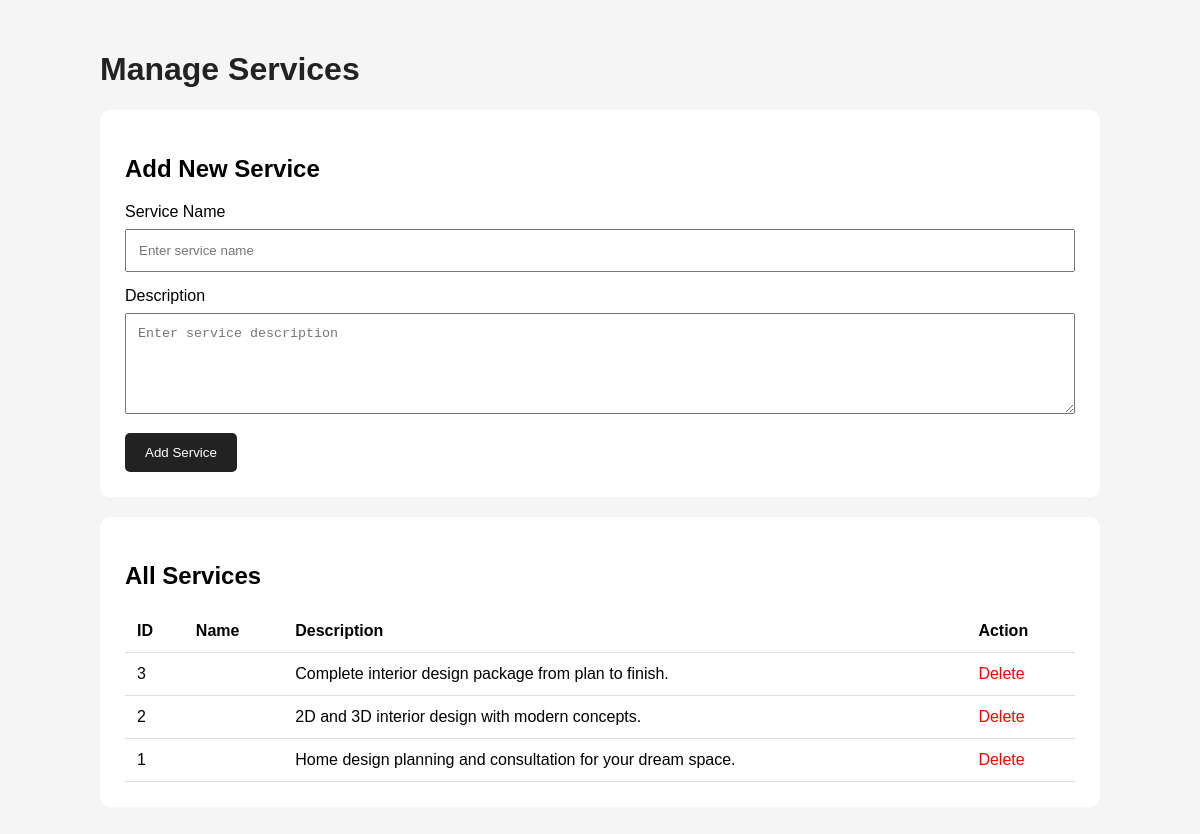
Screenshot of /admin/services.php (signed in) with the database file from the repository.
### tables this page shows
CREATE TABLE services (
    id INT AUTO_INCREMENT PRIMARY KEY,
    title VARCHAR(150),
    description TEXT,
    image VARCHAR(255),
    created_at TIMESTAMP DEFAULT CURRENT_TIMESTAMP
);

### config/db.php (called while the page is built, shortened)
<?php
function e($v){return htmlspecialchars((string)$v,ENT_QUOTES,'UTF-8');}
?>

### admin/services.php (the view, shortened to what this page needs)
<?php
require_once '../config/db.php';
$stmt = $pdo->query("SELECT * FROM services ORDER BY id DESC");
$services = $stmt->fetchAll();
?>
<!DOCTYPE html>
<html>
<head>
</head>
<body>
<div class="container">
    <h1>Manage Services</h1>
    <div class="form-box">
        <h2>Add New Service</h2>
        <form method="POST">
            <label>Service Name</label>
            <input
                type="text"
                name="name"
                placeholder="Enter service name"
                required
            >
            <label>Description</label>
            <textarea
                name="description"
                rows="5"
                placeholder="Enter service description"
            ></textarea>
            <button type="submit">
                Add Service
            </button>
        </form>
    </div>
    <div class="table-box">
        <h2>All Services</h2>
        <table>
            <tr>
                <th>ID</th>
                <th>Name</th>
                <th>Description</th>
                <th>Action</th>
            </tr>
            <?php foreach ($services as $service): ?>
                <tr>
                    <td>
                        <?= e($service['id']) ?>
                    </td>
                    <td>
                    </td>
                    <td>
                        <?= e($service['description']) ?>
                    </td>
                    <td>
                        <a
                            class="delete"
                            href="services.php?delete=<?= e($service['id']) ?>"
                            onclick="return confirm('Delete this service?')"
                        >
                            Delete
                        </a>
                    </td>
                </tr>
            <?php endforeach; ?>
        </table>
    </div>
</div>
</body>
</html>

### admin/services.php (style rules this page uses)
body { font-family: Arial, sans-serif; background: #f5f5f5; margin: 0; padding: 30px; }
.container { max-width: 1000px; margin: auto; }
h1 { color: #222; }
.form-box, .table-box { background: white; padding: 25px; margin-top: 20px; border-radius: 10px; }
input, textarea { width: 100%; padding: 12px; margin: 8px 0 15px; box-sizing: border-box; }
button { background: #222; color: white; padding: 12px 20px; border: 0; cursor: pointer; border-radius: 5px; }
table { width: 100%; border-collapse: collapse; }
th, td { padding: 12px; border-bottom: 1px solid #ddd; text-align: left; }
.delete { color: red; text-decoration: none; }

### rows the page displays
services: id "3", description "Complete interior design package from plan to finish."
services: id "2", description "2D and 3D interior design with modern concepts."
services: id "1", description "Home design planning and consultation for your dream space."
